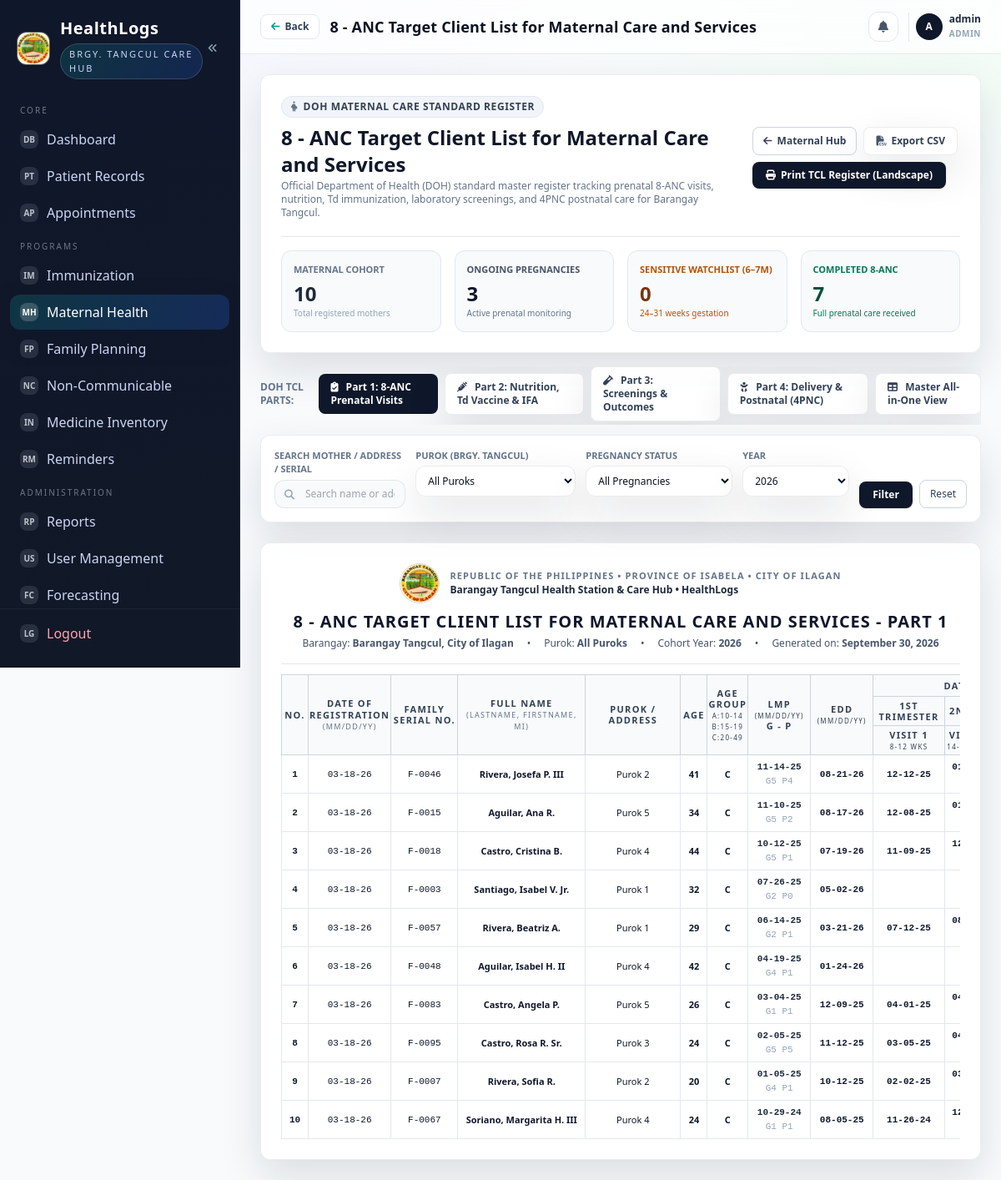
Page /public/maternal/tcl.php (signed in) on the committed database.
### tables this page shows
CREATE TABLE patients (
  id BIGINT UNSIGNED AUTO_INCREMENT PRIMARY KEY,
  household_id BIGINT UNSIGNED NULL,
  philhealth_no VARCHAR(30) NULL,
  national_id VARCHAR(30) NULL,
  first_name VARCHAR(80) NOT NULL,
  middle_name VARCHAR(80) NULL,
  last_name VARCHAR(80) NOT NULL,
  suffix VARCHAR(10) NULL,
  sex ENUM('male','female') NOT NULL,
  birth_date DATE NOT NULL,
  blood_type VARCHAR(5) NULL,
  contact_no VARCHAR(30) NULL,
  email VARCHAR(120) NULL,
  address_line VARCHAR(255) NULL,
  barangay VARCHAR(120) NOT NULL,
  city_municipality VARCHAR(120) NOT NULL,
  province VARCHAR(120) NOT NULL,
  status ENUM('active','inactive','deceased') NOT NULL DEFAULT 'active',
  classification ENUM('infant','under_five','school_age','adolescent','pregnant','postpartum','adult','senior','pwd','indigent_4ps') NOT NULL DEFAULT 'adult',
  is_pwd TINYINT(1) NOT NULL DEFAULT 0,
  is_4ps TINYINT(1) NOT NULL DEFAULT 0,
  civil_status ENUM('single', 'married', 'widowed', 'separated', 'child') NOT NULL DEFAULT 'single',
  philhealth_category ENUM('indigent_4ps', 'formal_economy', 'informal_economy', 'senior_citizen', 'lifetime_member', 'non_member') NOT NULL DEFAULT 'non_member',
  emergency_contact_name VARCHAR(120) NULL,
  emergency_contact_phone VARCHAR(30) NULL,
  created_at DATETIME NOT NULL DEFAULT CURRENT_TIMESTAMP,
  updated_at DATETIME NULL ON UPDATE CURRENT_TIMESTAMP,
  CONSTRAINT fk_patients_household FOREIGN KEY (household_id) REFERENCES households(id)
);

### public/maternal/tcl.php (the view, shortened to what the rows shown need)
<?php
require __DIR__ . '/../partials/bootstrap.php';
$activeSheet = trim($_GET['sheet'] ?? '1');
$yearFilter = trim($_GET['year'] ?? date('Y'));
$whereClauses = ["1=1"];
$params = [];
if ($yearFilter !== 'all' && is_numeric($yearFilter)) {
    $whereClauses[] = "(YEAR(pr.lmp_date) = ? OR YEAR(pr.edd_date) = ? OR YEAR(pr.created_at) = ?)";
    $params[] = (int)$yearFilter;
    $params[] = (int)$yearFilter;
    $params[] = (int)$yearFilter;
}
$whereSql = implode(' AND ', $whereClauses);
$sql = "
    SELECT
        pr.*,
        p.id AS patient_id,
        p.first_name,
        p.middle_name,
        p.last_name,
        p.suffix,
        p.birth_date,
        p.address_line,
        p.barangay,
        p.contact_no,
        p.blood_type,
        TIMESTAMPDIFF(YEAR, p.birth_date, pr.lmp_date) AS age_at_lmp,
        TIMESTAMPDIFF(YEAR, p.birth_date, CURDATE()) AS current_age,
        FLOOR(TIMESTAMPDIFF(DAY, pr.lmp_date, CURDATE()) / 7) AS current_weeks
    FROM pregnancies pr
    JOIN patients p ON p.id = pr.patient_id
    WHERE $whereSql
    ORDER BY pr.created_at DESC, pr.lmp_date DESC
";
$stmt = $pdo->prepare($sql);
$stmt->execute($params);
$pregnancies = $stmt->fetchAll(PDO::FETCH_ASSOC);
$pregnancyIds = array_column($pregnancies, 'id');
$prenatalByPregnancy = [];
$postnatalByPregnancy = [];
$tdByPatient = [];
if (!empty($pregnancyIds)) {
    $inPlaceholders = implode(',', array_fill(0, count($pregnancyIds), '?'));
    $pvSql = "
        SELECT *
        FROM prenatal_visits
        WHERE pregnancy_id IN ($inPlaceholders)
        ORDER BY visit_datetime ASC
    ";
    $pvStmt = $pdo->prepare($pvSql);
    $pvStmt->execute($pregnancyIds);
    $allPv = $pvStmt->fetchAll(PDO::FETCH_ASSOC);
    foreach ($allPv as $pv) {
        $prenatalByPregnancy[$pv['pregnancy_id']][] = $pv;
    }
    $postSql = "
        SELECT *
        FROM postnatal_visits
        WHERE pregnancy_id IN ($inPlaceholders)
        ORDER BY visit_datetime ASC
    ";
    $postStmt = $pdo->prepare($postSql);
    $postStmt->execute($pregnancyIds);
    $allPost = $postStmt->fetchAll(PDO::FETCH_ASSOC);
    foreach ($allPost as $post) {
        $postnatalByPregnancy[$post['pregnancy_id']][] = $post;
    }
}
function mapMaternalTcl(array $pr, array $prenatals, array $postnatals, array $tds): array
{
    $age = $pr['age_at_lmp'] ?? $pr['current_age'] ?? 25;
    $ageGroup = 'C';
    if ($age >= 10 && $age <= 14) $ageGroup = 'A';
    elseif ($age >= 15 && $age <= 19) $ageGroup = 'B';
    elseif ($age >= 20) $ageGroup = 'C';
    $lmp = !empty($pr['lmp_date']) ? date('m-d-y', strtotime($pr['lmp_date'])) : '--';
    $edd = !empty($pr['edd_date']) ? date('m-d-y', strtotime($pr['edd_date'])) : '--';
    $regDate = !empty($pr['created_at']) ? date('m-d-y', strtotime($pr['created_at'])) : $lmp;
    $gp = 'G' . ($pr['gravida'] ?? 1) . ' P' . ($pr['para'] ?? 0);
    $visits8Anc = [
        'v1' => null,
        'v2' => null,
        'v3' => null,
        'v4' => null,
        'v5' => null,
        'v6' => null,
        'v7' => null,
        'v8' => null,
    ];
    $bmiFirstVisit = null;
    $bmiCategory = 'Normal';
    $vCount = 0;
    foreach ($prenatals as $pv) {
        $weeks = (int)($pv['gestational_age_weeks'] ?? 0);
        $vDate = !empty($pv['visit_datetime']) ? date('m-d-y', strtotime($pv['visit_datetime'])) : null;
        if ($bmiFirstVisit === null && !empty($pv['weight_kg'])) {
            $wt = (float)$pv['weight_kg'];
            $ht = 1.52;
            $bmi = round($wt / ($ht * $ht), 1);
            $bmiFirstVisit = $bmi;
            if ($bmi < 18.5) $bmiCategory = 'Low (<18.5)';
            elseif ($bmi > 23.5) $bmiCategory = 'High (>23.5)';
            else $bmiCategory = 'Normal (18.5-22.9)';
        }
        if ($weeks <= 12 && !$visits8Anc['v1']) {
            $visits8Anc['v1'] = $vDate;
            $vCount++;
        } elseif ($weeks >= 13 && $weeks <= 20 && !$visits8Anc['v2']) {
            $visits8Anc['v2'] = $vDate;
            $vCount++;
        } elseif ($weeks >= 21 && $weeks <= 27 && !$visits8Anc['v3']) {
            $visits8Anc['v3'] = $vDate;
            $vCount++;
        } elseif ($weeks >= 28 && $weeks <= 30 && !$visits8Anc['v4']) {
            $visits8Anc['v4'] = $vDate;
            $vCount++;
        } elseif ($weeks >= 31 && $weeks <= 34 && !$visits8Anc['v5']) {
            $visits8Anc['v5'] = $vDate;
            $vCount++;
        } elseif ($weeks == 35 && !$visits8Anc['v6']) {
            $visits8Anc['v6'] = $vDate;
            $vCount++;
        } elseif ($weeks == 36 && !$visits8Anc['v7']) {
            $visits8Anc['v7'] = $vDate;
            $vCount++;
        } elseif ($weeks >= 37 && !$visits8Anc['v8']) {
            $visits8Anc['v8'] = $vDate;
            $vCount++;
        } else {
            foreach ($visits8Anc as $k => $val) {
                if ($val === null) {
                    $visits8Anc[$k] = $vDate;
                    $vCount++;
                    break;
                }
            }
        }
    }
    $completed8Anc = ($visits8Anc['v1'] && ($visits8Anc['v2'] || $visits8Anc['v3']) && ($visits8Anc['v4'] || $visits8Anc['v5'] || $visits8Anc['v8'])) ? 1 : 0;
    $tdDoses = ['td1' => null, 'td2' => null, 'td3' => null, 'td4' => null, 'td5' => null];
    $isFim = !empty($tdDoses['td2']) || !empty($tdDoses['td3']) || !empty($tdDoses['td4']) || !empty($tdDoses['td5']);
    $postnatal4Pnc = [
        'c1' => null,
        'c2' => null,
        'c3' => null,
        'c4' => null,
    ];
    $pncCount = 0;
    foreach ($postnatals as $post) {
        $pDate = !empty($post['visit_datetime']) ? date('m-d-y', strtotime($post['visit_datetime'])) : null;
        if ($pncCount === 0) $postnatal4Pnc['c1'] = $pDate;
        elseif ($pncCount === 1) $postnatal4Pnc['c2'] = $pDate;
        elseif ($pncCount === 2) $postnatal4Pnc['c3'] = $pDate;
        elseif ($pncCount === 3) $postnatal4Pnc['c4'] = $pDate;
        $pncCount++;
    }
    $completed4Pnc = $pncCount >= 2 ? 1 : 0;
    return [
        'reg_date' => $regDate,
        'family_serial' => 'F-' . str_pad($pr['patient_id'], 4, '0', STR_PAD_LEFT),
        'age' => $age,
        'age_group' => $ageGroup,
        'lmp' => $lmp,
        'edd' => $edd,
        'gp' => $gp,
        'visits' => $visits8Anc,
        'completed_8anc' => $completed8Anc,
        'bmi' => $bmiFirstVisit,
        'bmi_category' => $bmiCategory,
        'td' => $tdDoses,
        'fim' => $isFim,
        'postnatal' => $postnatal4Pnc,
        'completed_4pnc' => $completed4Pnc,
        'status' => $pr['status'],
    ];
}
$tclRows = [];
foreach ($pregnancies as $pr) {
    $pVisits = $prenatalByPregnancy[$pr['id']] ?? [];
    $postVisits = $postnatalByPregnancy[$pr['id']] ?? [];
    $tdVisits = $tdByPatient[$pr['patient_id']] ?? [];
    $mapped = mapMaternalTcl($pr, $pVisits, $postVisits, $tdVisits);
    $tclRows[] = [
        'pr' => $pr,
        'data' => $mapped,
    ];
}
require __DIR__ . '/../partials/header.php';
?>
<div class="bg-white p-5 sm:p-6 rounded-xl shadow border border-slate-100 print:hidden">
  <div class="flex flex-col md:flex-row md:items-center md:justify-between gap-4">
    <div>
      <h2 class="text-2xl font-bold text-slate-900 mt-2">8 - ANC Target Client List for Maternal Care and Services</h2>
    </div>
  </div>
</div>
<div class="mt-6 bg-white p-4 sm:p-6 rounded-xl shadow border border-slate-200">
  <div class="text-center pb-4 mb-3 border-b border-slate-200">
    <h1 class="text-lg sm:text-xl font-extrabold uppercase text-slate-900 tracking-wider mt-0.5">
      8 - ANC TARGET CLIENT LIST FOR MATERNAL CARE AND SERVICES
      <?php if ($activeSheet !== 'all'): ?>
        - PART <?= $activeSheet ?>
      <?php endif; ?>
    </h1>
  </div>
  <div class="overflow-x-auto -mx-4 sm:mx-0">
    <table class="w-full tcl-table min-w-[1280px]">
      <thead>
        <?php if ($activeSheet === '1' || $activeSheet === 'all'): ?>
          <tr>
            <th rowspan="3" class="w-8">No.</th>
            <th rowspan="3" class="min-w-[70px]">Date of<br>Registration<br><span class="text-[9px] font-normal text-slate-500">(mm/dd/yy)</span></th>
            <th rowspan="3" class="min-w-[80px]">Family<br>Serial No.</th>
            <th rowspan="3" class="min-w-[150px]">Full Name<br><span class="text-[9px] font-normal text-slate-500">(LastName, FirstName, MI)</span></th>
            <th rowspan="3" class="min-w-[110px]">Purok / Address</th>
            <th rowspan="3" class="w-8">Age</th>
            <th rowspan="3" class="w-8">Age<br>Group<br><span class="text-[8px] font-normal">A:10-14<br>B:15-19<br>C:20-49</span></th>
            <th rowspan="3" class="min-w-[75px]">LMP<br><span class="text-[8px] font-normal">(mm/dd/yy)</span><br>G - P</th>
            <th rowspan="3" class="min-w-[75px]">EDD<br><span class="text-[8px] font-normal">(mm/dd/yy)</span></th>
            <th colspan="8" class="bg-slate-100 text-slate-800 font-extrabold uppercase py-1.5">
              Date of Prenatal Check-up (8 ANC) <span class="text-[10px] font-normal lowercase">(mm/dd/yy)</span>
            </th>
          </tr>
          <tr>
            <th class="bg-slate-50 text-slate-700 text-[10px] py-1">1st Trimester</th>
            <th colspan="2" class="bg-slate-50 text-slate-700 text-[10px] py-1">2nd Trimester</th>
          </tr>
          <tr>
            <th class="text-[9px] font-semibold py-1 bg-slate-50/70 min-w-[55px]">Visit 1<br><span class="text-[8px] font-normal">8-12 wks</span></th>
            <th class="text-[9px] font-semibold py-1 bg-slate-50/70 min-w-[55px]">Visit 2<br><span class="text-[8px] font-normal">14-20 wks</span></th>
          </tr>
        <?php endif; ?>
      </thead>
      <tbody>
        <?php if (empty($tclRows)): ?>
          <tr>
            <td colspan="25" class="py-8 text-center text-slate-400">No maternal records matching the selected filters.</td>
          </tr>
        <?php else: ?>
          <?php $idx = 1; foreach ($tclRows as $row): ?>
            <?php
              $pr = $row['pr'];
              $d = $row['data'];
              $fullName = trim($pr['last_name'] . ', ' . $pr['first_name'] . ' ' . ($pr['middle_name'] ? substr($pr['middle_name'], 0, 1) . '.' : '') . ' ' . ($pr['suffix'] ?? ''));
            ?>
            <tr>
              <td class="font-mono text-slate-500 font-semibold"><?= $idx++ ?></td>
              <?php if ($activeSheet === '1' || $activeSheet === 'all'): ?>
                <td class="font-mono text-[10px] text-slate-600 whitespace-nowrap"><?= h($d['reg_date']) ?></td>
                <td class="font-mono text-[10px] text-slate-600 whitespace-nowrap"><?= h($d['family_serial']) ?></td>
                <td class="text-left font-bold text-slate-900 whitespace-nowrap">
                  <a href="/HealthLogs/public/patients/index.php?q=<?= urlencode($pr['last_name']) ?>" class="hover:text-slate-700 hover:underline">
                    <?= h($fullName) ?>
                  </a>
                </td>
                <td class="text-left text-[10px] text-slate-600 whitespace-nowrap"><?= h($pr['barangay']) ?></td>
                <td class="font-semibold text-slate-700"><?= h($d['age']) ?></td>
                <td class="font-bold text-slate-800"><?= h($d['age_group']) ?></td>
                <td class="text-center font-mono text-[10px] whitespace-nowrap">
                  <div class="text-slate-800 font-semibold"><?= h($d['lmp']) ?></div>
                  <div class="text-slate-400 font-normal"><?= h($d['gp']) ?></div>
                </td>
                <td class="font-mono text-[10px] font-semibold text-slate-800 whitespace-nowrap"><?= h($d['edd']) ?></td>
                <td class="tcl-date-val"><?= $d['visits']['v1'] ? h($d['visits']['v1']) : '' ?></td>
                <td class="tcl-date-val"><?= $d['visits']['v2'] ? h($d['visits']['v2']) : '' ?></td>
              <?php endif; ?>
            </tr>
          <?php endforeach; ?>
        <?php endif; ?>
      </tbody>
    </table>
  </div>
</div>
<?php require __DIR__ . '/../partials/footer.php'; ?>

### rows in the picture
patients: fullName "Rivera, Josefa P. III", barangay "Purok 2"
patients: fullName "Aguilar, Ana R.", barangay "Purok 5"
patients: fullName "Castro, Cristina B.", barangay "Purok 4"
patients: fullName "Santiago, Isabel V. Jr.", barangay "Purok 1"
patients: fullName "Rivera, Beatriz A.", barangay "Purok 1"
patients: fullName "Aguilar, Isabel H. II", barangay "Purok 4"
patients: fullName "Castro, Angela P.", barangay "Purok 5"
patients: fullName "Castro, Rosa R. Sr.", barangay "Purok 3"
patients: fullName "Rivera, Sofia R.", barangay "Purok 2"
patients: fullName "Soriano, Margarita H. III", barangay "Purok 4"

### other values in the picture
$pageTitle "8 - ANC Target Client List for Maternal Care and Services"
substr($_SESSION['username'] ?? 'U', 0, 1) "A"
$_SESSION['username'] "admin"
str_replace('_', ' ', $_SESSION['role'] ?? 'Staff') "ADMIN"
$stats['total'] "10"
$stats['ongoing'] "3"
$stats['sensitive_6_7'] "0"
$stats['completed_8anc'] "7"
$activeSheet "1"
$barangayFilter ?: 'All Puroks' "All Puroks"
$yearFilter "2026"
$d['reg_date'] "03-18-26"
$d['family_serial'] "F-0046"
$d['age'] "41"
$d['age_group'] "C"
